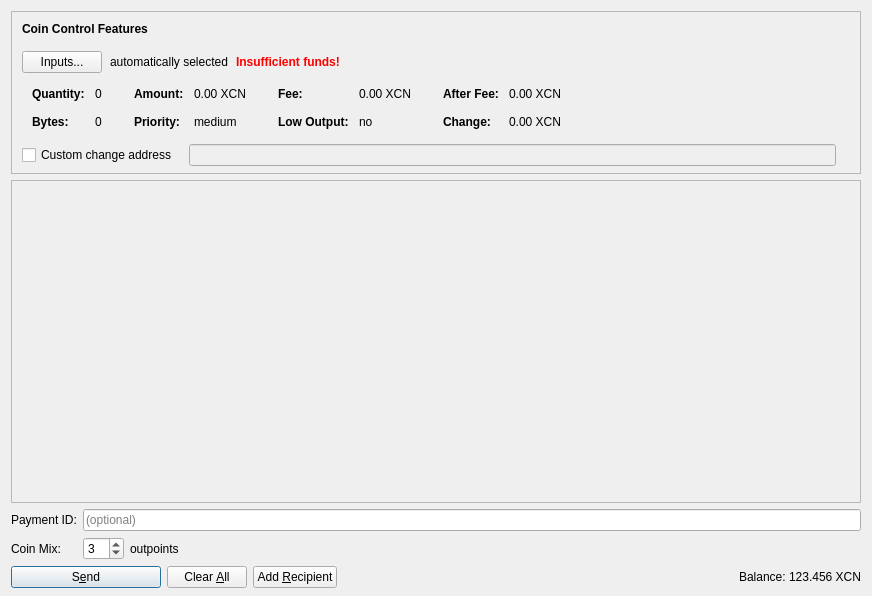
<?xml version="1.0" encoding="UTF-8"?>
<ui version="4.0">
 <class>SendCoinsDialog</class>
 <widget class="QDialog" name="SendCoinsDialog">
  <property name="geometry">
   <rect>
    <x>0</x>
    <y>0</y>
    <width>872</width>
    <height>596</height>
   </rect>
  </property>
  <property name="windowTitle">
   <string>Send Coins</string>
  </property>
  <layout class="QVBoxLayout" name="verticalLayout" stretch="0,1,0,0,0">
   <property name="bottomMargin">
    <number>8</number>
   </property>
   <item>
    <widget class="QFrame" name="frameCoinControl">
     <property name="sizePolicy">
      <sizepolicy hsizetype="Expanding" vsizetype="Expanding">
       <horstretch>0</horstretch>
       <verstretch>0</verstretch>
      </sizepolicy>
     </property>
     <property name="maximumSize">
      <size>
       <width>16777215</width>
       <height>16777215</height>
      </size>
     </property>
     <property name="frameShape">
      <enum>QFrame::StyledPanel</enum>
     </property>
     <property name="frameShadow">
      <enum>QFrame::Sunken</enum>
     </property>
     <layout class="QVBoxLayout" name="verticalLayoutCoinControl2">
      <property name="spacing">
       <number>0</number>
      </property>
      <property name="leftMargin">
       <number>0</number>
      </property>
      <property name="topMargin">
       <number>0</number>
      </property>
      <property name="rightMargin">
       <number>0</number>
      </property>
      <property name="bottomMargin">
       <number>6</number>
      </property>
      <item>
       <layout class="QVBoxLayout" name="verticalLayoutCoinControl" stretch="0,0,0,0,1">
        <property name="spacing">
         <number>0</number>
        </property>
        <property name="leftMargin">
         <number>10</number>
        </property>
        <property name="topMargin">
         <number>10</number>
        </property>
        <item>
         <layout class="QHBoxLayout" name="horizontalLayoutCoinControl1">
          <property name="bottomMargin">
           <number>15</number>
          </property>
          <item>
           <widget class="QLabel" name="labelCoinControlFeatures">
            <property name="sizePolicy">
             <sizepolicy hsizetype="Preferred" vsizetype="Maximum">
              <horstretch>0</horstretch>
              <verstretch>0</verstretch>
             </sizepolicy>
            </property>
            <property name="font">
             <font>
              <weight>75</weight>
              <bold>true</bold>
             </font>
            </property>
            <property name="styleSheet">
             <string notr="true">font-weight:bold;</string>
            </property>
            <property name="text">
             <string>Coin Control Features</string>
            </property>
           </widget>
          </item>
         </layout>
        </item>
        <item>
         <layout class="QHBoxLayout" name="horizontalLayoutCoinControl2" stretch="0,0,0,0">
          <property name="spacing">
           <number>8</number>
          </property>
          <property name="bottomMargin">
           <number>10</number>
          </property>
          <item>
           <widget class="QPushButton" name="pushButtonCoinControl">
            <property name="styleSheet">
             <string notr="true"/>
            </property>
            <property name="text">
             <string>Inputs...</string>
            </property>
           </widget>
          </item>
          <item>
           <widget class="QLabel" name="labelCoinControlAutomaticallySelected">
            <property name="text">
             <string>automatically selected</string>
            </property>
            <property name="margin">
             <number>5</number>
            </property>
           </widget>
          </item>
          <item>
           <widget class="QLabel" name="labelCoinControlInsuffFunds">
            <property name="font">
             <font>
              <weight>75</weight>
              <bold>true</bold>
             </font>
            </property>
            <property name="styleSheet">
             <string notr="true">color:red;font-weight:bold;</string>
            </property>
            <property name="text">
             <string>Insufficient funds!</string>
            </property>
            <property name="margin">
             <number>5</number>
            </property>
           </widget>
          </item>
          <item>
           <spacer name="horizontalSpacerCoinControl">
            <property name="orientation">
             <enum>Qt::Horizontal</enum>
            </property>
            <property name="sizeHint" stdset="0">
             <size>
              <width>40</width>
              <height>1</height>
             </size>
            </property>
           </spacer>
          </item>
         </layout>
        </item>
        <item>
         <widget class="QWidget" name="widgetCoinControl" native="true">
          <property name="sizePolicy">
           <sizepolicy hsizetype="Preferred" vsizetype="Preferred">
            <horstretch>0</horstretch>
            <verstretch>0</verstretch>
           </sizepolicy>
          </property>
          <property name="minimumSize">
           <size>
            <width>0</width>
            <height>0</height>
           </size>
          </property>
          <property name="styleSheet">
           <string notr="true"/>
          </property>
          <layout class="QHBoxLayout" name="horizontalLayoutCoinControl5">
           <property name="margin">
            <number>0</number>
           </property>
           <item>
            <layout class="QHBoxLayout" name="horizontalLayoutCoinControl3" stretch="0,0,0,1">
             <property name="spacing">
              <number>20</number>
             </property>
             <property name="topMargin">
              <number>0</number>
             </property>
             <property name="bottomMargin">
              <number>10</number>
             </property>
             <item>
              <layout class="QFormLayout" name="formLayoutCoinControl1">
               <property name="horizontalSpacing">
                <number>10</number>
               </property>
               <property name="verticalSpacing">
                <number>14</number>
               </property>
               <property name="leftMargin">
                <number>10</number>
               </property>
               <property name="topMargin">
                <number>4</number>
               </property>
               <property name="rightMargin">
                <number>6</number>
               </property>
               <item row="0" column="0">
                <widget class="QLabel" name="labelCoinControlQuantityText">
                 <property name="font">
                  <font>
                   <weight>75</weight>
                   <bold>true</bold>
                  </font>
                 </property>
                 <property name="text">
                  <string>Quantity:</string>
                 </property>
                 <property name="margin">
                  <number>0</number>
                 </property>
                </widget>
               </item>
               <item row="0" column="1">
                <widget class="QLabel" name="labelCoinControlQuantity">
                 <property name="cursor">
                  <cursorShape>IBeamCursor</cursorShape>
                 </property>
                 <property name="contextMenuPolicy">
                  <enum>Qt::ActionsContextMenu</enum>
                 </property>
                 <property name="text">
                  <string notr="true">0</string>
                 </property>
                 <property name="margin">
                  <number>0</number>
                 </property>
                 <property name="textInteractionFlags">
                  <set>Qt::LinksAccessibleByMouse|Qt::TextSelectableByKeyboard|Qt::TextSelectableByMouse</set>
                 </property>
                </widget>
               </item>
               <item row="1" column="0">
                <widget class="QLabel" name="labelCoinControlBytesText">
                 <property name="font">
                  <font>
                   <weight>75</weight>
                   <bold>true</bold>
                  </font>
                 </property>
                 <property name="text">
                  <string>Bytes:</string>
                 </property>
                </widget>
               </item>
               <item row="1" column="1">
                <widget class="QLabel" name="labelCoinControlBytes">
                 <property name="cursor">
                  <cursorShape>IBeamCursor</cursorShape>
                 </property>
                 <property name="contextMenuPolicy">
                  <enum>Qt::ActionsContextMenu</enum>
                 </property>
                 <property name="text">
                  <string notr="true">0</string>
                 </property>
                 <property name="textInteractionFlags">
                  <set>Qt::LinksAccessibleByMouse|Qt::TextSelectableByKeyboard|Qt::TextSelectableByMouse</set>
                 </property>
                </widget>
               </item>
              </layout>
             </item>
             <item>
              <layout class="QFormLayout" name="formLayoutCoinControl2">
               <property name="horizontalSpacing">
                <number>10</number>
               </property>
               <property name="verticalSpacing">
                <number>14</number>
               </property>
               <property name="leftMargin">
                <number>6</number>
               </property>
               <property name="topMargin">
                <number>4</number>
               </property>
               <property name="rightMargin">
                <number>6</number>
               </property>
               <item row="0" column="0">
                <widget class="QLabel" name="labelCoinControlAmountText">
                 <property name="font">
                  <font>
                   <weight>75</weight>
                   <bold>true</bold>
                  </font>
                 </property>
                 <property name="text">
                  <string>Amount:</string>
                 </property>
                 <property name="margin">
                  <number>0</number>
                 </property>
                </widget>
               </item>
               <item row="0" column="1">
                <widget class="QLabel" name="labelCoinControlAmount">
                 <property name="cursor">
                  <cursorShape>IBeamCursor</cursorShape>
                 </property>
                 <property name="contextMenuPolicy">
                  <enum>Qt::ActionsContextMenu</enum>
                 </property>
                 <property name="text">
                  <string notr="true">0.00 XCN</string>
                 </property>
                 <property name="textInteractionFlags">
                  <set>Qt::LinksAccessibleByMouse|Qt::TextSelectableByKeyboard|Qt::TextSelectableByMouse</set>
                 </property>
                </widget>
               </item>
               <item row="1" column="0">
                <widget class="QLabel" name="labelCoinControlPriorityText">
                 <property name="font">
                  <font>
                   <weight>75</weight>
                   <bold>true</bold>
                  </font>
                 </property>
                 <property name="text">
                  <string>Priority:</string>
                 </property>
                </widget>
               </item>
               <item row="1" column="1">
                <widget class="QLabel" name="labelCoinControlPriority">
                 <property name="cursor">
                  <cursorShape>IBeamCursor</cursorShape>
                 </property>
                 <property name="contextMenuPolicy">
                  <enum>Qt::ActionsContextMenu</enum>
                 </property>
                 <property name="text">
                  <string notr="true">medium</string>
                 </property>
                 <property name="textInteractionFlags">
                  <set>Qt::LinksAccessibleByMouse|Qt::TextSelectableByKeyboard|Qt::TextSelectableByMouse</set>
                 </property>
                </widget>
               </item>
              </layout>
             </item>
             <item>
              <layout class="QFormLayout" name="formLayoutCoinControl3">
               <property name="horizontalSpacing">
                <number>10</number>
               </property>
               <property name="verticalSpacing">
                <number>14</number>
               </property>
               <property name="leftMargin">
                <number>6</number>
               </property>
               <property name="topMargin">
                <number>4</number>
               </property>
               <property name="rightMargin">
                <number>6</number>
               </property>
               <item row="0" column="0">
                <widget class="QLabel" name="labelCoinControlFeeText">
                 <property name="font">
                  <font>
                   <weight>75</weight>
                   <bold>true</bold>
                  </font>
                 </property>
                 <property name="text">
                  <string>Fee:</string>
                 </property>
                 <property name="margin">
                  <number>0</number>
                 </property>
                </widget>
               </item>
               <item row="0" column="1">
                <widget class="QLabel" name="labelCoinControlFee">
                 <property name="cursor">
                  <cursorShape>IBeamCursor</cursorShape>
                 </property>
                 <property name="contextMenuPolicy">
                  <enum>Qt::ActionsContextMenu</enum>
                 </property>
                 <property name="text">
                  <string notr="true">0.00 XCN</string>
                 </property>
                 <property name="textInteractionFlags">
                  <set>Qt::LinksAccessibleByMouse|Qt::TextSelectableByKeyboard|Qt::TextSelectableByMouse</set>
                 </property>
                </widget>
               </item>
               <item row="1" column="0">
                <widget class="QLabel" name="labelCoinControlLowOutputText">
                 <property name="font">
                  <font>
                   <weight>75</weight>
                   <bold>true</bold>
                  </font>
                 </property>
                 <property name="text">
                  <string>Low Output:</string>
                 </property>
                </widget>
               </item>
               <item row="1" column="1">
                <widget class="QLabel" name="labelCoinControlLowOutput">
                 <property name="cursor">
                  <cursorShape>IBeamCursor</cursorShape>
                 </property>
                 <property name="contextMenuPolicy">
                  <enum>Qt::ActionsContextMenu</enum>
                 </property>
                 <property name="text">
                  <string notr="true">no</string>
                 </property>
                 <property name="textInteractionFlags">
                  <set>Qt::LinksAccessibleByMouse|Qt::TextSelectableByKeyboard|Qt::TextSelectableByMouse</set>
                 </property>
                </widget>
               </item>
              </layout>
             </item>
             <item>
              <layout class="QFormLayout" name="formLayoutCoinControl4">
               <property name="horizontalSpacing">
                <number>10</number>
               </property>
               <property name="verticalSpacing">
                <number>14</number>
               </property>
               <property name="leftMargin">
                <number>6</number>
               </property>
               <property name="topMargin">
                <number>4</number>
               </property>
               <property name="rightMargin">
                <number>6</number>
               </property>
               <item row="0" column="0">
                <widget class="QLabel" name="labelCoinControlAfterFeeText">
                 <property name="font">
                  <font>
                   <weight>75</weight>
                   <bold>true</bold>
                  </font>
                 </property>
                 <property name="text">
                  <string>After Fee:</string>
                 </property>
                 <property name="margin">
                  <number>0</number>
                 </property>
                </widget>
               </item>
               <item row="0" column="1">
                <widget class="QLabel" name="labelCoinControlAfterFee">
                 <property name="cursor">
                  <cursorShape>IBeamCursor</cursorShape>
                 </property>
                 <property name="contextMenuPolicy">
                  <enum>Qt::ActionsContextMenu</enum>
                 </property>
                 <property name="text">
                  <string notr="true">0.00 XCN</string>
                 </property>
                 <property name="textInteractionFlags">
                  <set>Qt::LinksAccessibleByMouse|Qt::TextSelectableByKeyboard|Qt::TextSelectableByMouse</set>
                 </property>
                </widget>
               </item>
               <item row="1" column="0">
                <widget class="QLabel" name="labelCoinControlChangeText">
                 <property name="font">
                  <font>
                   <weight>75</weight>
                   <bold>true</bold>
                  </font>
                 </property>
                 <property name="text">
                  <string>Change:</string>
                 </property>
                </widget>
               </item>
               <item row="1" column="1">
                <widget class="QLabel" name="labelCoinControlChange">
                 <property name="cursor">
                  <cursorShape>IBeamCursor</cursorShape>
                 </property>
                 <property name="contextMenuPolicy">
                  <enum>Qt::ActionsContextMenu</enum>
                 </property>
                 <property name="text">
                  <string notr="true">0.00 XCN</string>
                 </property>
                 <property name="textInteractionFlags">
                  <set>Qt::LinksAccessibleByMouse|Qt::TextSelectableByKeyboard|Qt::TextSelectableByMouse</set>
                 </property>
                </widget>
               </item>
              </layout>
             </item>
            </layout>
           </item>
          </layout>
         </widget>
        </item>
        <item>
         <layout class="QHBoxLayout" name="horizontalLayoutCoinControl4" stretch="0,0,0">
          <property name="spacing">
           <number>12</number>
          </property>
          <property name="sizeConstraint">
           <enum>QLayout::SetDefaultConstraint</enum>
          </property>
          <property name="topMargin">
           <number>5</number>
          </property>
          <property name="rightMargin">
           <number>5</number>
          </property>
          <item>
           <widget class="QCheckBox" name="checkBoxCoinControlChange">
            <property name="toolTip">
             <string>If this is activated, but the change address is empty or invalid, change will be sent to a newly generated address.</string>
            </property>
            <property name="text">
             <string>Custom change address</string>
            </property>
           </widget>
          </item>
          <item>
           <widget class="QValidatedLineEdit" name="lineEditCoinControlChange">
            <property name="enabled">
             <bool>false</bool>
            </property>
            <property name="sizePolicy">
             <sizepolicy hsizetype="Expanding" vsizetype="Fixed">
              <horstretch>0</horstretch>
              <verstretch>0</verstretch>
             </sizepolicy>
            </property>
           </widget>
          </item>
          <item>
           <widget class="QLabel" name="labelCoinControlChangeLabel">
            <property name="sizePolicy">
             <sizepolicy hsizetype="Preferred" vsizetype="Expanding">
              <horstretch>0</horstretch>
              <verstretch>0</verstretch>
             </sizepolicy>
            </property>
            <property name="minimumSize">
             <size>
              <width>0</width>
              <height>0</height>
             </size>
            </property>
            <property name="text">
             <string/>
            </property>
            <property name="margin">
             <number>3</number>
            </property>
           </widget>
          </item>
         </layout>
        </item>
        <item>
         <spacer name="verticalSpacerCoinControl">
          <property name="orientation">
           <enum>Qt::Vertical</enum>
          </property>
          <property name="sizeHint" stdset="0">
           <size>
            <width>800</width>
            <height>1</height>
           </size>
          </property>
         </spacer>
        </item>
       </layout>
      </item>
     </layout>
    </widget>
   </item>
   <item>
    <widget class="QScrollArea" name="scrollArea">
     <property name="widgetResizable">
      <bool>true</bool>
     </property>
     <widget class="QWidget" name="scrollAreaWidgetContents">
      <property name="geometry">
       <rect>
        <x>0</x>
        <y>0</y>
        <width>852</width>
        <height>265</height>
       </rect>
      </property>
      <layout class="QVBoxLayout" name="verticalLayout_2" stretch="0,1">
       <property name="margin">
        <number>0</number>
       </property>
       <item>
        <layout class="QVBoxLayout" name="entries">
         <property name="spacing">
          <number>6</number>
         </property>
        </layout>
       </item>
       <item>
        <spacer name="verticalSpacer">
         <property name="orientation">
          <enum>Qt::Vertical</enum>
         </property>
         <property name="sizeHint" stdset="0">
          <size>
           <width>20</width>
           <height>40</height>
          </size>
         </property>
        </spacer>
       </item>
      </layout>
     </widget>
    </widget>
   </item>
   <item>
    <layout class="QHBoxLayout" name="horizontalLayout_3"/>
   </item>
   <item>
    <layout class="QGridLayout" name="gridLayout_2">
     <item row="0" column="0">
      <widget class="QLabel" name="label_4">
       <property name="text">
        <string>Payment ID:</string>
       </property>
      </widget>
     </item>
     <item row="0" column="1">
      <widget class="QLineEdit" name="paymentID">
       <property name="maxLength">
        <number>64</number>
       </property>
       <property name="frame">
        <bool>true</bool>
       </property>
       <property name="placeholderText">
        <string>(optional)</string>
       </property>
      </widget>
     </item>
     <item row="1" column="0">
      <widget class="QLabel" name="label_2">
       <property name="text">
        <string>Coin Mix:</string>
       </property>
      </widget>
     </item>
     <item row="1" column="1">
      <layout class="QHBoxLayout" name="horizontalLayout_5">
       <item>
        <widget class="QSpinBox" name="coinMixSpinBox">
         <property name="toolTip">
          <string>The amount of other outpoints to mix your transaction with. The higher the number, the greater the anonimity.</string>
         </property>
         <property name="value">
          <number>3</number>
         </property>
        </widget>
       </item>
       <item>
        <widget class="QLabel" name="label_3">
         <property name="text">
          <string>outpoints</string>
         </property>
        </widget>
       </item>
       <item>
        <spacer name="horizontalSpacer_2">
         <property name="orientation">
          <enum>Qt::Horizontal</enum>
         </property>
         <property name="sizeHint" stdset="0">
          <size>
           <width>40</width>
           <height>20</height>
          </size>
         </property>
        </spacer>
       </item>
      </layout>
     </item>
    </layout>
   </item>
   <item>
    <layout class="QHBoxLayout" name="horizontalLayout">
     <item>
      <widget class="QPushButton" name="sendButton">
       <property name="minimumSize">
        <size>
         <width>150</width>
         <height>0</height>
        </size>
       </property>
       <property name="toolTip">
        <string>Confirm the send action</string>
       </property>
       <property name="text">
        <string>S&amp;end</string>
       </property>
       <property name="icon">
        <iconset resource="../bitcoin.qrc">
         <normaloff>:/icons/send</normaloff>:/icons/send</iconset>
       </property>
       <property name="default">
        <bool>true</bool>
       </property>
      </widget>
     </item>
     <item>
      <widget class="QPushButton" name="clearButton">
       <property name="sizePolicy">
        <sizepolicy hsizetype="Minimum" vsizetype="Fixed">
         <horstretch>0</horstretch>
         <verstretch>0</verstretch>
        </sizepolicy>
       </property>
       <property name="toolTip">
        <string>Clear all fields of the form.</string>
       </property>
       <property name="text">
        <string>Clear &amp;All</string>
       </property>
       <property name="icon">
        <iconset resource="../bitcoin.qrc">
         <normaloff>:/icons/remove</normaloff>:/icons/remove</iconset>
       </property>
       <property name="autoRepeatDelay">
        <number>300</number>
       </property>
       <property name="autoDefault">
        <bool>false</bool>
       </property>
      </widget>
     </item>
     <item>
      <widget class="QPushButton" name="addButton">
       <property name="toolTip">
        <string>Send to multiple recipients at once</string>
       </property>
       <property name="text">
        <string>Add &amp;Recipient</string>
       </property>
       <property name="icon">
        <iconset resource="../bitcoin.qrc">
         <normaloff>:/icons/add</normaloff>:/icons/add</iconset>
       </property>
       <property name="autoDefault">
        <bool>false</bool>
       </property>
      </widget>
     </item>
     <item>
      <spacer name="horizontalSpacer">
       <property name="orientation">
        <enum>Qt::Horizontal</enum>
       </property>
       <property name="sizeHint" stdset="0">
        <size>
         <width>40</width>
         <height>20</height>
        </size>
       </property>
      </spacer>
     </item>
     <item>
      <layout class="QHBoxLayout" name="horizontalLayout_2">
       <property name="spacing">
        <number>3</number>
       </property>
       <item>
        <widget class="QLabel" name="label">
         <property name="sizePolicy">
          <sizepolicy hsizetype="Preferred" vsizetype="Fixed">
           <horstretch>0</horstretch>
           <verstretch>0</verstretch>
          </sizepolicy>
         </property>
         <property name="text">
          <string>Balance:</string>
         </property>
        </widget>
       </item>
       <item>
        <widget class="QLabel" name="labelBalance">
         <property name="sizePolicy">
          <sizepolicy hsizetype="Preferred" vsizetype="Fixed">
           <horstretch>0</horstretch>
           <verstretch>0</verstretch>
          </sizepolicy>
         </property>
         <property name="cursor">
          <cursorShape>IBeamCursor</cursorShape>
         </property>
         <property name="text">
          <string notr="true">123.456 XCN</string>
         </property>
         <property name="textInteractionFlags">
          <set>Qt::LinksAccessibleByMouse|Qt::TextSelectableByKeyboard|Qt::TextSelectableByMouse</set>
         </property>
        </widget>
       </item>
      </layout>
     </item>
    </layout>
   </item>
  </layout>
 </widget>
 <customwidgets>
  <customwidget>
   <class>QValidatedLineEdit</class>
   <extends>QLineEdit</extends>
   <header>qvalidatedlineedit.h</header>
  </customwidget>
 </customwidgets>
 <resources>
  <include location="../bitcoin.qrc"/>
 </resources>
 <connections/>
</ui>
